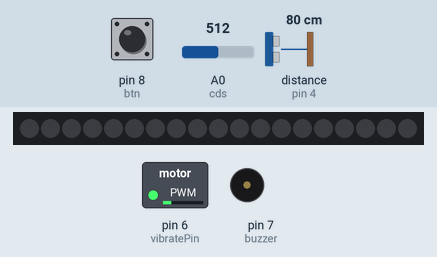
A sketch run on a simulated Arduino Uno, built with avr-gcc and run on an emulated ATmega328P. Parts: 19 RGB LEDs in strip order, left to right, switched loads named in the sketch (green lamp = pin HIGH), buzzer (waves = sounding, pin HIGH). Wiring (inferred from the names in the program): ultrasonic range finder: trigger pin 3; echo pin 4. The test bench sets the inputs (shaded band); at power-on: A0 (cds) = 512, pin 8 (btn) HIGH, distance to the obstacle (sensor on pin 4) 80 cm. The echo pulse lasts 58.3 µs per cm; pins used as bus, display or sensor lines are not drawn.

Above: at 1.2 s.
1.3 s: A0 (cds) set to 934
2.8 s: A0 (cds) set to 965
At 4.0 s:
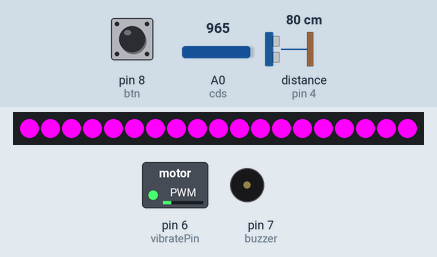
4.3 s: pin 8 (btn) pulled LOW for 1 s
At 4.7 s:
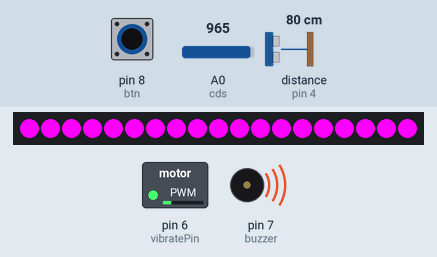
6.9 s: distance to the obstacle (sensor on pin 4) set to 75 cm
At 8.1 s:
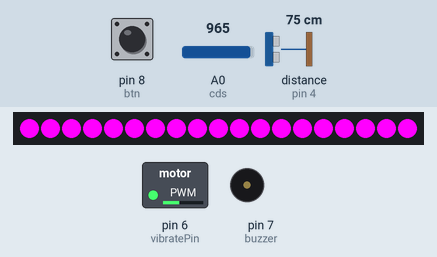
8.4 s: pin 8 (btn) pulled LOW for 0.15 s
At 8.8 s:
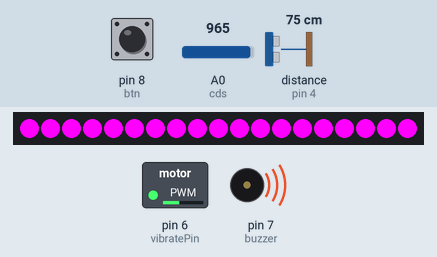
10.4 s: distance to the obstacle (sensor on pin 4) set to 64 cm
11.9 s: distance to the obstacle (sensor on pin 4) set to 55 cm
At 12.6 s:
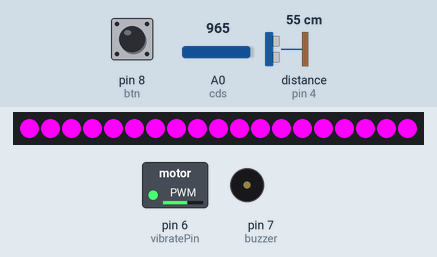
Timing chart, 0 to 14.4 s (numbered marks = the images above; inputs shaded):
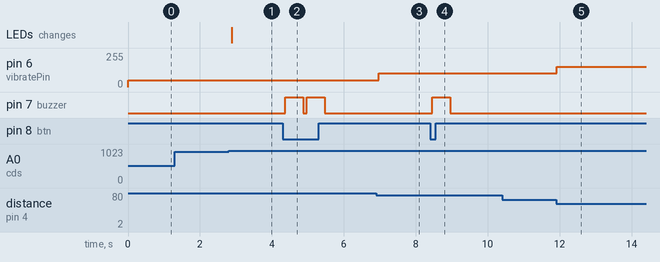

Measured:
- the behaviour switches between 950 and 951 on A0 (cds) (found by bisection; images 0 and 1)
- the behaviour switches between 80 and 79 cm on distance to the obstacle (sensor on pin 4) (found by bisection; images 2 and 3)
- the behaviour switches between 60 and 59 cm on distance to the obstacle (sensor on pin 4) (found by bisection; images 4 and 5)
- after the input at 1.3 s, every drawn part: stays the same
- after the input at 2.8 s, the LEDs: change after 0.08 s (image 1)
- after the input at 4.3 s, pin 7 (buzzer): alternates HIGH for 0.50 s and LOW for 0.11 s, 4 changes in all, then stays LOW, starting after 0.07 s
- after the input at 6.9 s, pin 6 (vibratePin): 51/255 → 102/255 after 0.07 s
- after the input at 8.4 s, pin 7 (buzzer): LOW → HIGH after 0.05 s, → LOW 0.50 s later
- after the input at 10.4 s, every drawn part: stays the same
- after the input at 11.9 s, pin 6 (vibratePin): 102/255 → 153/255 at once

The sketch:

main_code.ino
```cpp
#include <Adafruit_NeoPixel.h>

#define trigPin 3     //초음파 trig핀번호
#define echoPin 4     //초음파 echo핀번호
#define buzzer 7      //부저 핀번호
#define vibratePin 6  //진동센서 핀번호(PWM 핀 사용)
#define btn 8         //버튼 핀번호
#define cds A0        //조도센서 핀번호
#define neoPixel 2    //네오픽셀 핀번호
#define NumPixel 19   //네오픽셀 갯수
#define bright 255    //네오픽셀 밝기

Adafruit_NeoPixel neo(NumPixel, neoPixel, NEO_GRB + NEO_KHZ800);

double distance_now = 200;    //현재 장애물과의 거리 변수
int buzzer_time = 500;        //부저 작동 시간[ms]
double alert_distance = 100;  //알람작동 거리[cm]
int vibratePower = 255;       //진동 세기 변수(0~255)
int vibrateTime = 100;        //진동 유지 시간[ms]
int Btn;                      //버튼 변수


void setup() {
  pinMode(btn, INPUT_PULLUP);
  pinMode(buzzer, OUTPUT);
  digitalWrite(buzzer, LOW);
  pinMode(trigPin, OUTPUT);
  pinMode(echoPin, INPUT);
  digitalWrite(trigPin, LOW);
  neo.begin();
  neo.setBrightness(bright);
  neo.clear();
  neo.show();
}

void loop() {
  alert_sound();              //버튼 누를시 경보음
  cdsNeo(NumPixel);           //조도값 낮을 시 neopixel ON
  distance_now = distance();  //장애물과의 거리 변수

  if (distance_now < alert_distance / 5) {  //0~20cm
    analogWrite(vibratePin, vibratePower);
  } else if (distance_now < alert_distance / 5 * 2) {  //20~40cm
    analogWrite(vibratePin, vibratePower / 5 * 4);
  } else if (distance_now < alert_distance / 5 * 3) {  //40~60cm
    analogWrite(vibratePin, vibratePower / 5 * 3);
  } else if (distance_now < alert_distance / 5 * 4) {  //60~80cm
    analogWrite(vibratePin, vibratePower / 5 * 2);
  } else if (distance_now < alert_distance) {  //80~100cm
    analogWrite(vibratePin, vibratePower / 5);
  } else {
    analogWrite(vibratePin, 0);
  }
  delay(vibrateTime);
}

void alert_sound() {
  Btn = digitalRead(btn);
  if (Btn == 0) {
    digitalWrite(buzzer, HIGH);
    delay(buzzer_time);
    digitalWrite(buzzer, LOW);
  }
}

void cdsNeo(int i) {
  float val = analogRead(cds);
  if (val > 950)
    for (int j = 0; j < i; j++) neo.setPixelColor(j, bright, 0, bright);
  else
    for (int j = 0; j < i; j++) neo.setPixelColor(j, 0, 0, 0);
  neo.show();
}

double distance() {
  digitalWrite(trigPin, HIGH);
  delayMicroseconds(10);
  digitalWrite(trigPin, LOW);
  double pulseTime = pulseIn(echoPin, HIGH);
  double distance_cm = pulseTime * 17.33 / 1000;
  if (distance_cm > 350) {
    return 350;
  } else if (distance_cm < 10) {
    return 10;
  }
  return distance_cm;
}
```
